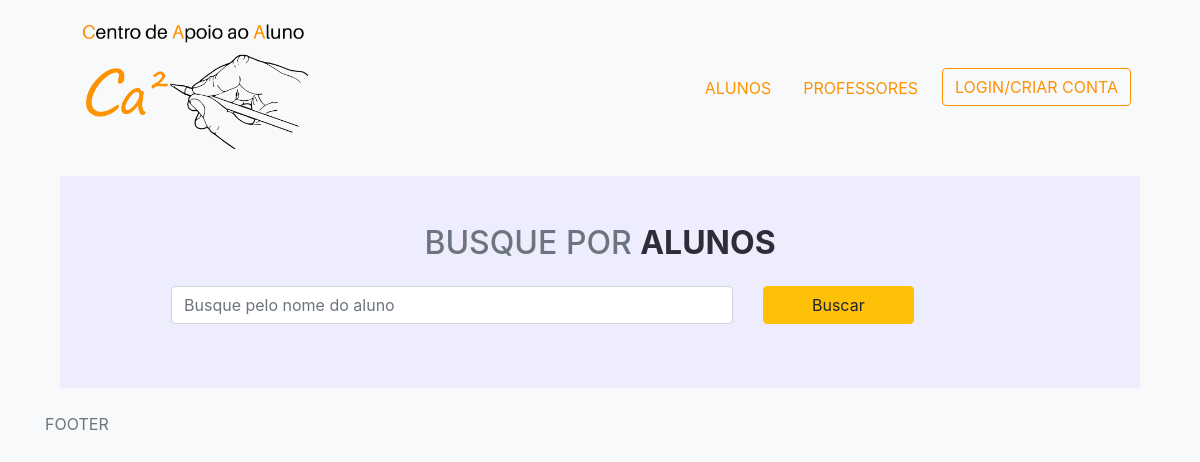
/alunos/, run on an earlier commit of the app's database.
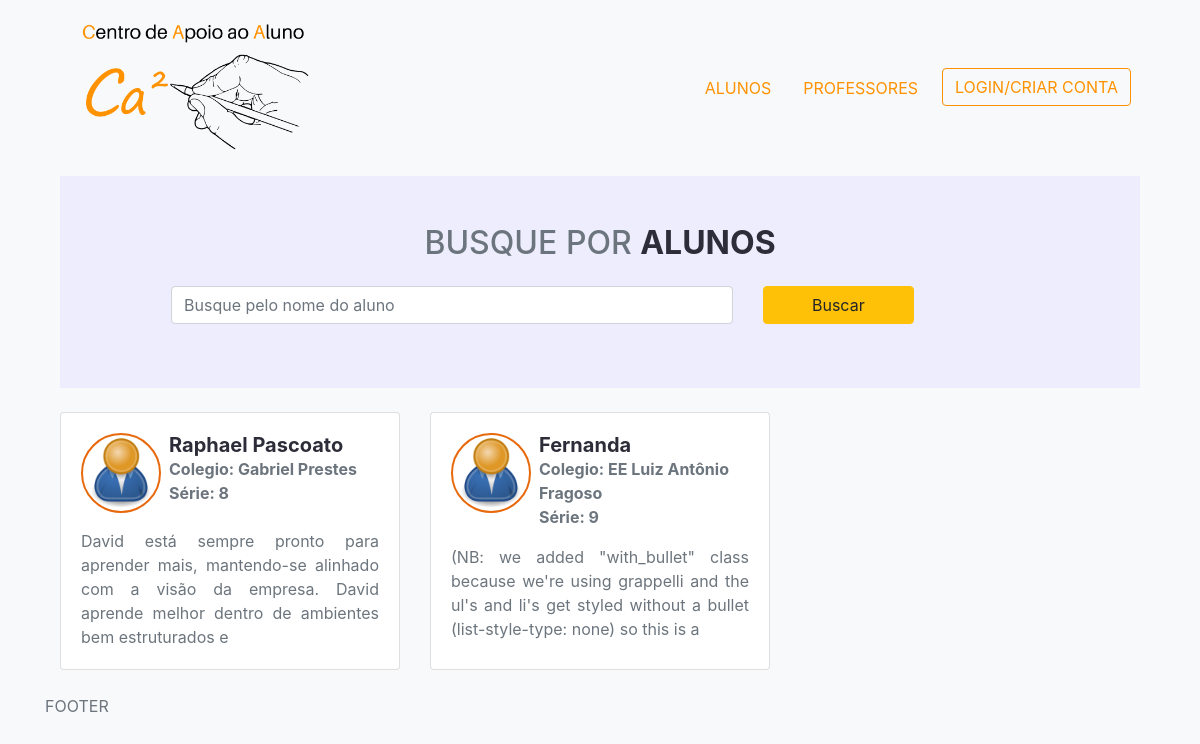
And on a later commit of the database.
### alunos/models.py (models this page shows, shortened)
class Aluno(models.Model):
    nome = models.CharField(max_length=200, blank=True, null=True)
    imagem_perfil = models.ImageField(
        null=True, blank=True, upload_to='alunos/', default='professores/user-default.png')
    data_nascimento = models.DateField(blank=True, null=True)
    perfil = models.TextField(blank=True, null=True)
    celular = models.CharField(max_length=200, blank=True, null=True)
    telefone = models.CharField(max_length=200, blank=True, null=True)
    colegio = models.CharField(max_length=200, blank=True, null=True)
    serie  = models.CharField(max_length=200, blank=True, null=True)
    dados_responsavel_1  = models.TextField(blank=True, null=True)
    dados_responsavel_2  = models.TextField(blank=True, null=True)
    dados_nf = models.TextField(blank=True, null=True)
    endereco = models.TextField(blank=True, null=True)
    created = models.DateTimeField(auto_now_add=True)
    id = models.UUIDField(default=uuid.uuid4, unique=True,
                          primary_key=True, editable=False)

### alunos/views.py (the view)
# urls.py: path('', views.alunos, name="alunos"),
def alunos(request):
    search_query = ''
    if request.GET.get('search_query'):
        search_query = request.GET.get('search_query')
    alunos = Aluno.objects.distinct().filter(
        Q(nome__icontains=search_query) |
        Q(perfil__icontains=search_query) |
        Q(serie__icontains=search_query) |
        Q(colegio__icontains=search_query))
    content = {
        'alunos': alunos,
        'search_query': search_query
    }
    return render(request, 'alunos/alunos.html', content)

### alunos/templates/alunos/alunos.html
{% extends "main.html" %}
{% block content %}
<div class="container">
    <div class="container p-5 mb-4 search-class">
        <div class="container text-center mb-4">
            <h2 class="text-uppercase">Busque por <span class="text-dark font-weight-bold">Alunos</span></h2>
        </div>
        <form action="{% url 'alunos' %}" method="get">
            <div class="row mx-5 ">
                <div class="col-md-8 mb-3">
                    <input class="form-control " id="formInput#search" type="text" name="search_query"
                        value="{{search_query}}" placeholder="Busque pelo nome do aluno" />
                </div>
                <div class="col-md-4">
                    <input class="btn btn-warning px-5 " type="submit" value="Buscar" />
                </div>
            </div>
        </form>
    </div>
    <div class="container px-0">
        <div class="row row-cols-1 row-cols-md-2 row-cols-lg-3">
            {% for aluno in alunos %}
            <div class="col mb-4">
                <a class="text-muted text-decoration-none" href="{% url 'aluno' aluno.id %}">
                    <div class="card h-100 ">
                        <div class="card-body">
                            <div class="container px-0 d-flex mb-3">
                                <img class="avatar avatar--md mr-2" src="{{aluno.imagem_perfil.url}}" />
                                <div class="container p-0">
                                    <h5 class="text-dark font-weight-bold my-0">{{aluno.nome}}</h5>
                                    <div class="font-weight-bolder">Colegio: {{aluno.colegio}} <br> Série:
                                        {{aluno.serie}}</div>
                                </div>
                            </div>
                            <div class="container text-justify px-0 py-0">{{aluno.perfil|slice:"150"}}
                            </div>
                        </div>
                    </div>
                </a>
            </div>
            {% endfor %}
        </div>
    </div>
</div>
{% endblock content %}

### templates/main.html (shortened to what this page needs)
<!DOCTYPE html>
{% load static %}
<html lang="en">
<head>
    <link rel="stylesheet" href="https://cdn.jsdelivr.net/npm/bootstrap@4.6.2/dist/css/bootstrap.min.css">
    <link rel="stylesheet" href="{% static 'styles/main.css' %}">
</head>
<body  class="bg-light">
<div class="container text-secondary">
    {% include "navbar.html" %}
    {% block content %}
    {% endblock content %}
    <p>FOOTER</p>
</div>
</body>
</html>

### templates/navbar.html (shortened to what this page needs)
{% load static %}
<nav class="navbar navbar-expand-md navbar-light">
  <a class="navbar-brand" href="{% url 'aulas' %}"><img src="{% static 'images/logo2.png' %}" height="150" alt=""></a>
  <div class="collapse navbar-collapse" id="navbarNav">
    <ul class="navbar-nav ml-auto text-uppercase">
      <li class="nav-item mx-2">
        <a class="nav-link text-warning" href="{% url 'alunos' %}">Alunos</a>
      </li>
      <li class="nav-item mx-2">
        <a class="nav-link text-warning" href="{% url 'professores' %}">Professores</a>
      </li>
      {% if request.user.is_authenticated %}
      <li class="nav-item mx-2">
        <a class="btn btn-outline-warning" href="{% url 'logout' %}">Logout</a>
      </li>
      {% else %}
      <li class="nav-item mx-2">
        <a class="btn btn-outline-warning" href="{% url 'login' %}">Login/Criar Conta</a>
      </li>
      {% endif %}
    </ul>
  </div>
</nav>

### static/styles/main.css (style rules this page uses)
.text-warning { color: #ff9200 !important; }
.btn-outline-warning { color: #ff9200 !important; border-color: #ff9200 !important; }
.text-dark { color: #2d2d39 !important; }
.text-secondary { color: #6c757d !important; }
.search-class { background-color: #ededfd; }
.avatar { border-radius: 50%; border: 2px solid #E8680C; }
.avatar--md { height: 5rem; width: 5rem; }

What changed in the data, as far as the page shows it:
added Aluno: imagem_perfil (placeholder picture), nome "Raphael Pascoato", colegio "Gabriel Prestes", serie "8", perfil "David está sempre pronto para aprender mais, mantendo-se alinhado com a visão da empresa. David aprende melhor dentro de ambientes bem estruturados e"
added Aluno: imagem_perfil (placeholder picture), nome "Fernanda", colegio "EE Luiz Antônio Fragoso", serie "9", perfil "(NB: we added \"with_bullet\" class because we're using grappelli and the ul's and li's get styled without a bullet (list-style-type: none) so this is a"
